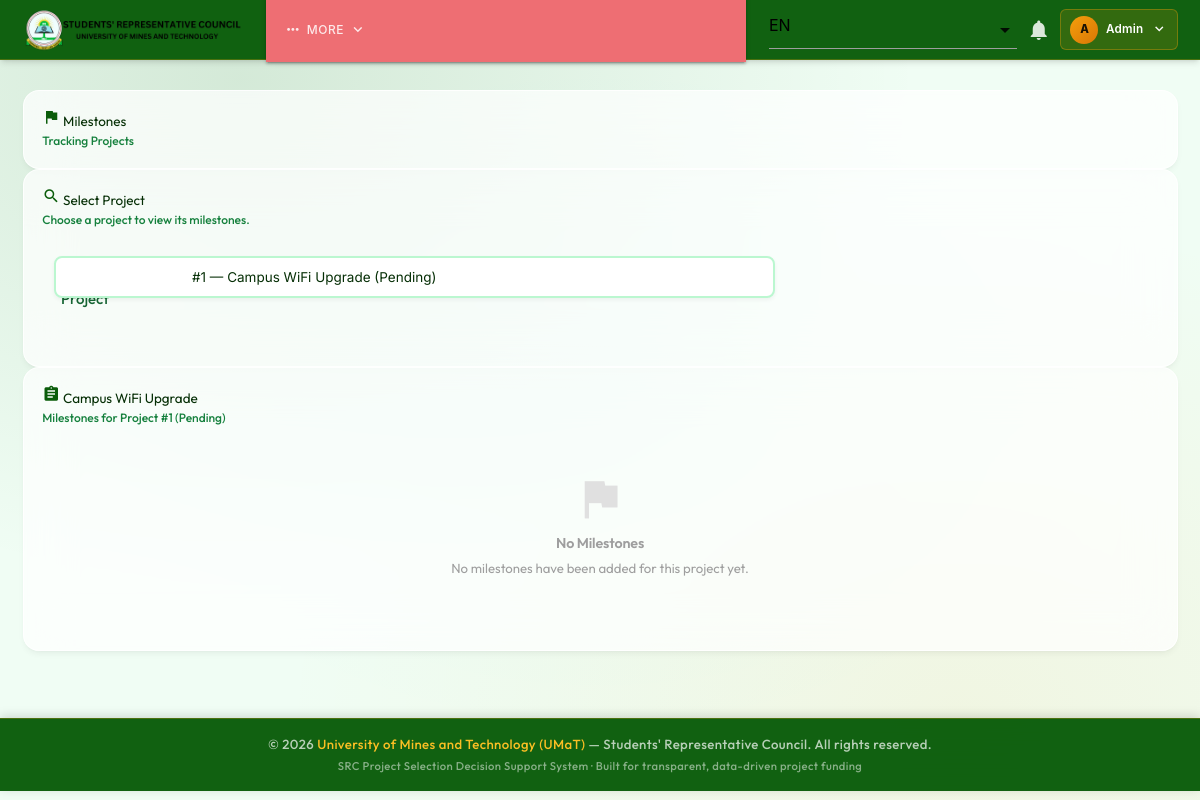
The app's page /views/milestones.php?project_id=1 (signed in) with its own data.
### tables this page shows
CREATE TABLE projects (
    project_id           INT UNSIGNED AUTO_INCREMENT PRIMARY KEY,
    title                VARCHAR(255) NOT NULL,
    academic_term        VARCHAR(50) NOT NULL,
    submitted_by         INT UNSIGNED NOT NULL,
    budget_required      DECIMAL(12, 2) NOT NULL,
    volunteer_hours      INT UNSIGNED NOT NULL,
    student_reach        INT UNSIGNED NOT NULL,
    implementation_weeks INT UNSIGNED NOT NULL,
    calculated_pis       DECIMAL(10, 4) NULL DEFAULT NULL,
    dss_status           ENUM('Draft','Pending','Accepted','Rejected','Deferred') NOT NULL DEFAULT 'Pending',
    actual_budget        DECIMAL(12, 2) NULL DEFAULT NULL,
    budget_variance      DECIMAL(12, 2) NULL DEFAULT NULL,
    actual_volunteer_hours INT UNSIGNED NULL DEFAULT NULL,
    academic_alignment   TINYINT UNSIGNED NULL DEFAULT NULL,
    sustainability       TINYINT UNSIGNED NULL DEFAULT NULL,
    health_safety        TINYINT UNSIGNED NULL DEFAULT NULL,
    digital_infra        TINYINT UNSIGNED NULL DEFAULT NULL,
    sports_recreation    TINYINT UNSIGNED NULL DEFAULT NULL,
    hostel_welfare       TINYINT UNSIGNED NULL DEFAULT NULL,
    entrepreneurship     TINYINT UNSIGNED NULL DEFAULT NULL,
    cost_efficiency      TINYINT UNSIGNED NULL DEFAULT NULL,
    receipt_path         VARCHAR(500) NULL DEFAULT NULL,
    petition_path        VARCHAR(500) NULL DEFAULT NULL,
    CONSTRAINT fk_projects_submitted_by FOREIGN KEY (submitted_by)
        REFERENCES src_users (user_id) ON DELETE CASCADE ON UPDATE CASCADE,
    INDEX idx_projects_term_status (academic_term, dss_status)
);

### lang/index.php (called while the page is built, shortened)
<?php
function getCurrentLanguage(): string
{
    return 'en';
}
function __(string $key): string
{
    $lang = getCurrentLanguage();
    $langFile = __DIR__ . '/' . $lang . '.php';
    $translations = require $langFile;
    return $translations[$key] ?? $key;
}

### lang/en.php (called while the page is built)
<?php
return [
    'site_title' => 'SRC DSS',
    'dashboard' => 'Dashboard',
    'projects' => 'Projects',
    'proposal' => 'Submit Project',
    'optimization' => 'Project Selection Tool',
    'feedback' => 'Feedback',
    'profile' => 'Profile',
    'logout' => 'Logout',
    'login' => 'Login',
    'submit' => 'Submit',
    'save' => 'Save',
    'cancel' => 'Cancel',
    'delete' => 'Delete',
    'edit' => 'Edit',
    'search' => 'Search',
    'filter' => 'Filter',
    'export' => 'Export',
    'download' => 'Download',
    'notifications' => 'Notifications',
    'no_notifications' => 'No notifications',
    'mark_all_read' => 'Mark all as read',
    'dark_mode' => 'Dark Mode',
    'light_mode' => 'Light Mode',
    'status_pending' => 'Pending',
    'status_accepted' => 'Accepted',
    'status_rejected' => 'Rejected',
    'status_deferred' => 'Deferred',
    'status_draft' => 'Draft',
    'budget_required' => 'Budget Required',
    'volunteer_hours' => 'Volunteer Hours',
    'student_reach' => 'Student Reach',
    'implementation_weeks' => 'Implementation Weeks',
    'project_title' => 'Project Title',
    'description' => 'Description',
    'comments' => 'Comments',
    'add_comment' => 'Add Comment',
    'submit_comment' => 'Submit Comment',
    'rating' => 'Rating',
    'vote' => 'Vote',
    'votes' => 'Votes',
    'average_rating' => 'Average Rating',
    'calendar' => 'Calendar',
    'milestones' => 'Milestones',
    'dependencies' => 'Dependencies',
    'attachments' => 'Attachments',
    'upload' => 'Upload',
    'actual_budget' => 'Actual Budget',
    'budget_variance' => 'Budget Variance',
    'tracking' => 'Tracking',
    'activity_feed' => 'Activity Feed',
    'export_csv' => 'Export CSV',
    'bulk_actions' => 'Bulk Actions',
    'two_factor_auth' => 'Two-Factor Authentication',
    'enable' => 'Enable',
    'disable' => 'Disable',
    'language' => 'Language',
    'settings' => 'Settings',
    'admin' => 'Administration',
    'permissions' => 'Permissions',
    'can_view' => 'Can View',
    'can_edit' => 'Can Edit',
    'can_delete' => 'Can Delete',
    'api_access' => 'API Access',
    'api_key' => 'API Key',
    'real_time_updates' => 'Real-Time Updates',
    'polling' => 'Polling',
    'templates' => 'Templates',
    'create_template' => 'Create Template',
    'edit_template' => 'Edit Template',
    'delete_template' => 'Delete Template',
    'analytics' => 'Analytics',
    'chart' => 'Chart',
    'reports' => 'Reports',
];

### views/milestones.php (the view, shortened to what this page needs)
<?php
require_once '../includes/header.php';
$projectId = isset($_GET['project_id']) ? (int) $_GET['project_id'] : 0;
if ($projectId > 0) {
    $projectStmt = $pdo->prepare(
        'SELECT project_id, title, dss_status FROM projects WHERE project_id = :id'
    );
    $projectStmt->execute([':id' => $projectId]);
    $project = $projectStmt->fetch();
    $milestonesStmt = $pdo->prepare(
        'SELECT milestone_id, milestone_name, target_date, status, created_at
         FROM project_milestones
         WHERE project_id = :id
         ORDER BY target_date ASC, milestone_id ASC'
    );
    $milestonesStmt->execute([':id' => $projectId]);
    $milestones = $milestonesStmt->fetchAll();
} else {
    $project = null;
    $milestones = [];
}
?>
<?php if ($sessionRole !== 'Projects Coordinator' && $sessionRole !== 'Executive Board' && $sessionRole !== 'Admin'): ?>
    <div class="bento-card bento-span-full">
        <div class="bento-card-header" style="color: var(--critical);">Access Restricted</div>
        <p class="bento-subtext">You do not have permission to access this page. Please contact the SRC Executive Board if you believe this is an error.</p>
    </div>
<?php else: ?>
    <div class="bento-card bento-span-full">
        <div class="bento-card-header"><i class="material-icons">flag</i> <?= htmlspecialchars(__('milestones'), ENT_QUOTES, 'UTF-8') ?></div>
        <p class="bento-subtext"><?= htmlspecialchars(__('tracking'), ENT_QUOTES, 'UTF-8') ?> <?= htmlspecialchars(__('projects'), ENT_QUOTES, 'UTF-8') ?></p>
    </div>
    <div class="bento-card bento-span-full">
        <div class="bento-card-header"><i class="material-icons">search</i> Select Project</div>
        <p class="bento-subtext">Choose a project to view its milestones.</p>
        <form method="get" action="/dss/views/milestones.php" style="margin-top: 1rem;">
            <div class="row">
                <div class="input-field col s12 m8">
                        <?php
                        $allProjectsStmt = $pdo->query(
                            "SELECT project_id, title, dss_status FROM projects ORDER BY dss_status, project_id ASC"
                        );
                        $allProjects = $allProjectsStmt->fetchAll();
                        ?>
                    <label for="project_id">Project</label>
                </div>
            </div>
        </form>
    </div>
    <?php if ($project === null && $projectId > 0): ?>
        <div class="bento-card bento-span-full">
            <div class="center-align" style="padding: 3rem 1rem;">
                <i class="material-icons large grey-text text-lighten-2">search_off</i>
                <h5 class="grey-text">Project Not Found</h5>
                <p class="grey-text">The selected project does not exist.</p>
            </div>
        </div>
    <?php elseif ($project !== null): ?>
        <div class="bento-card bento-span-full">
            <div class="bento-card-header"><i class="material-icons">assignment</i> <?= htmlspecialchars($project['title'], ENT_QUOTES, 'UTF-8') ?></div>
            <p class="bento-subtext">Milestones for Project #<?= (int) $project['project_id'] ?> (<?= htmlspecialchars($project['dss_status'], ENT_QUOTES, 'UTF-8') ?>)</p>
            <?php if ($milestones === []): ?>
                <div class="center-align" style="padding: 3rem 1rem;">
                    <i class="material-icons large grey-text text-lighten-2">flag</i>
                    <h5 class="grey-text">No Milestones</h5>
                    <p class="grey-text">No milestones have been added for this project yet.</p>
                </div>
            <?php endif; ?>
        </div>
    <?php endif; ?>
<?php endif; ?>
<?php require_once '../includes/footer.php'; ?>

### public/css/app.css (style rules this page uses)
:root { --primary-brand: #0a5c0a; --primary-light: #15803d; --primary-dark: #052e05; --accent-gold: #f59e0b; --accent-gold-light: #fbbf24; --accent-gold-dark: #d97706; --accent-red: #b91c1c; --accent-red-light: #dc2626; --text-primary: #052e05; --text-secondary: #166534; --text-muted: #15803d; --bg-body: #f0fdf4; --bg-surface: #ffffff; --bg-surface-hover: #dcfce7; --border-color: #bbf7d0; --border-light: #dcfce7; --success: #10b981; --warning: #f59e0b; --critical: #ef4444; --info: #3b82f6; --shadow-sm: 0 2px 4px rgb(0 0 0 / 0.05); --shadow-md: 0 4px 6px -1px rgb(0 0 0 / 0.1), 0 2px 4px -2px rgb(0 0 0 / 0.1); --shadow-lg: 0 15px 25px -5px rgb(0 0 0 / 0.1), 0 8px 10px -6px rgb(0 0 0 / 0.1); --shadow-xl: 0 25px 50px -12px rgb(0 0 0 / 0.25); --shadow-glow: 0 0 20px rgba(245, 158, 11, 0.4); --radius-sm: 8px; --radius-md: 16px; --radius-lg: 24px; --transition-bounce: all 0.4s cubic-bezier(0.175, 0.885, 0.32, 1.275); --transition-smooth: all 0.3s cubic-bezier(0.4, 0, 0.2, 1); }
* { box-sizing: border-box; margin: 0; padding: 0; }
body { font-family: 'Outfit', 'Inter', sans-serif; background: var(--bg-body); background-image: radial-gradient(at 0% 0%, rgba(10, 92, 10, 0.03) 0px, transparent 50%), radial-gradient(at 100% 0%, rgba(245, 158, 11, 0.03) 0px, transparent 50%); background-attachment: fixed; color: var(--text-primary); line-height: 1.6; min-height: 100vh; -webkit-font-smoothing: antialiased; -moz-osx-font-smoothing: grayscale; }
body { font-family: 'Outfit', 'Inter', sans-serif; font-size: 0.9rem; line-height: 1.55; color: var(--text-primary); }
h1, h2, h3, h4, h5, h6 { font-family: 'Outfit', sans-serif; font-weight: 600; letter-spacing: -0.01em; color: var(--text-primary); margin-top: 0.4rem; margin-bottom: 0.4rem; }
h5 { font-size: 0.95rem !important; }
p { font-size: 0.88rem; line-height: 1.55; color: var(--text-secondary); margin-bottom: 0.6rem; }
.center-align .material-icons { font-size: 3.5rem; color: #cbd5e1; margin-bottom: 0.75rem; display: block; }
.input-field { margin-bottom: 1.5rem !important; margin-top: 0.75rem !important; position: relative; }
.input-field label { font-size: 1rem !important; font-weight: 500 !important; color: var(--text-secondary) !important; left: 1.25rem !important; top: 1.25rem !important; pointer-events: none; transition: var(--transition-smooth) !important; }
:root { --mesh-bg: radial-gradient(ellipse at 20% 10%, rgba(10, 92, 10, 0.12) 0%, transparent 50%), radial-gradient(ellipse at 80% 90%, rgba(245, 158, 11, 0.08) 0%, transparent 50%), radial-gradient(ellipse at 50% 50%, rgba(0, 217, 255, 0.04) 0%, transparent 60%), var(--bg-body); --glass-surface: rgba(255, 255, 255, 0.72); --glass-border: rgba(255, 255, 255, 0.85); --glass-blur: blur(24px); --shadow-soft: 0 4px 6px -1px rgba(0, 0, 0, 0.05), 0 2px 4px -2px rgba(0, 0, 0, 0.04); --shadow-hover: 0 20px 40px -12px rgba(0, 0, 0, 0.12), 0 8px 16px -8px rgba(0, 0, 0, 0.08); }
body { background: var(--mesh-bg); background-attachment: fixed; }
.bento-span-full { grid-column: 1 / -1; }
.bento-card { background: var(--glass-surface); backdrop-filter: var(--glass-blur); -webkit-backdrop-filter: var(--glass-blur); border: 1px solid var(--glass-border); border-radius: 16px; padding: 1.15rem 1.25rem; box-shadow: var(--shadow-soft); transition: transform 0.35s cubic-bezier(0.4, 0, 0.2, 1), box-shadow 0.35s cubic-bezier(0.4, 0, 0.2, 1); }
.bento-card-header i { font-size: 1.2rem; color: var(--primary-brand); }
.bento-subtext { font-size: 0.8rem; color: var(--text-muted); font-weight: 500; margin: 0; }

### records on screen
projects: title "Campus WiFi Upgrade", project_id "1", dss_status "Pending"

### other values on screen
$avatarInitial "A"
$profileName "Admin"
__('milestones') "Milestones"
__('tracking') "Tracking"
__('projects') "Projects"
